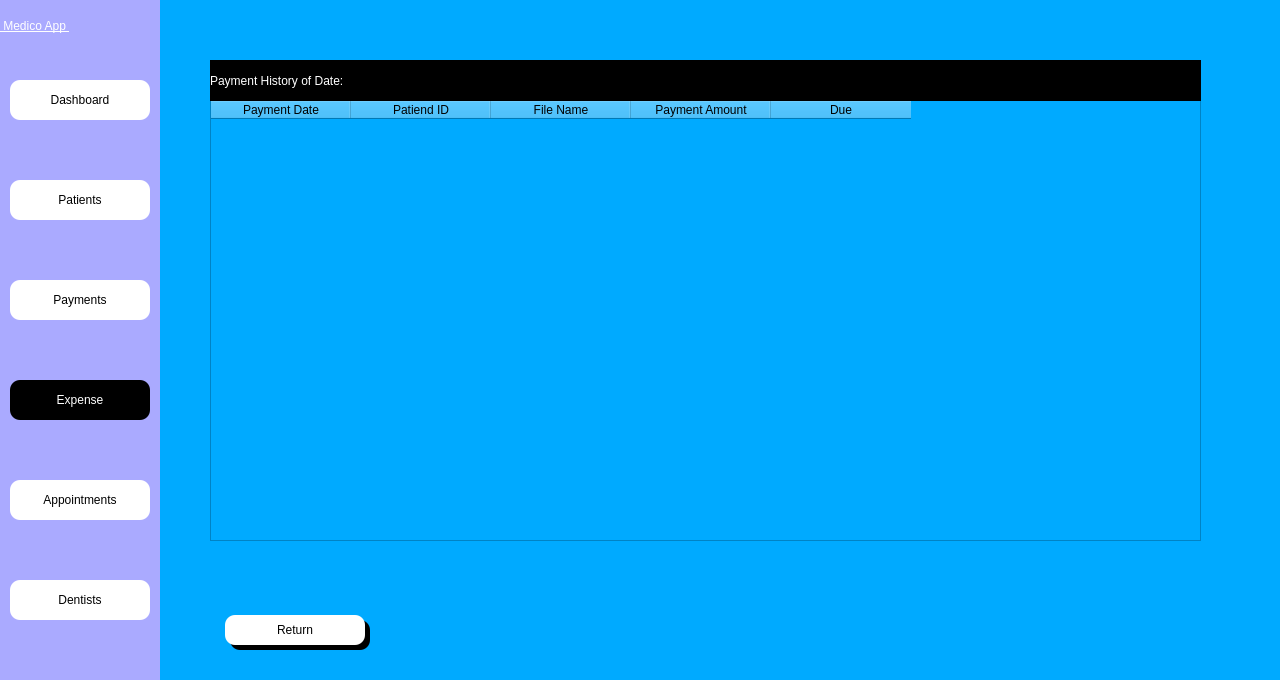
<?xml version="1.0" encoding="UTF-8"?>
<ui version="4.0">
 <class>Dialog</class>
 <widget class="QDialog" name="Dialog">
  <property name="geometry">
   <rect>
    <x>0</x>
    <y>0</y>
    <width>1280</width>
    <height>680</height>
   </rect>
  </property>
  <property name="windowTitle">
   <string>Dialog</string>
  </property>
  <property name="styleSheet">
   <string notr="true">background-color: rgb(0, 170, 255);</string>
  </property>
  <widget class="QWidget" name="side_bar" native="true">
   <property name="geometry">
    <rect>
     <x>0</x>
     <y>0</y>
     <width>160</width>
     <height>681</height>
    </rect>
   </property>
   <property name="styleSheet">
    <string notr="true">background-color: rgb(170, 255, 255);
background-color: rgb(170, 170, 255);</string>
   </property>
   <widget class="QPushButton" name="patient_btn">
    <property name="geometry">
     <rect>
      <x>10</x>
      <y>180</y>
      <width>140</width>
      <height>40</height>
     </rect>
    </property>
    <property name="styleSheet">
     <string notr="true">QPushButton{


font:  14pt &quot;Segoe UI &quot;;
background-color: rgb(255, 255, 255);
border-top-left-radius:10px;
border-bottom-left-radius:10px;
border-top-right-radius:10px;
border-bottom-right-radius:10px;}
QPushButton:hover{
	background-color: rgb(161, 161, 161);
	color: rgb(255, 255, 255);
}</string>
    </property>
    <property name="text">
     <string>Patients</string>
    </property>
    <property name="icon">
     <iconset>
      <normaloff>../Medico_modern/patientdownload .png</normaloff>../Medico_modern/patientdownload .png</iconset>
    </property>
   </widget>
   <widget class="QPushButton" name="appointment_btn">
    <property name="geometry">
     <rect>
      <x>10</x>
      <y>480</y>
      <width>140</width>
      <height>40</height>
     </rect>
    </property>
    <property name="styleSheet">
     <string notr="true">QPushButton{


font:  14pt &quot;Segoe UI &quot;;
background-color: rgb(255, 255, 255);
border-top-left-radius:10px;
border-bottom-left-radius:10px;
border-top-right-radius:10px;
border-bottom-right-radius:10px;}
QPushButton:hover{
	background-color: rgb(161, 161, 161);
	color: rgb(255, 255, 255);
}</string>
    </property>
    <property name="text">
     <string>Appointments</string>
    </property>
    <property name="icon">
     <iconset>
      <normaloff>../Medico_modern/appointmentdownload (1).png</normaloff>../Medico_modern/appointmentdownload (1).png</iconset>
    </property>
   </widget>
   <widget class="QPushButton" name="dentist_btn">
    <property name="geometry">
     <rect>
      <x>10</x>
      <y>580</y>
      <width>140</width>
      <height>40</height>
     </rect>
    </property>
    <property name="styleSheet">
     <string notr="true">QPushButton{


font:  14pt &quot;Segoe UI &quot;;
background-color: rgb(255, 255, 255);
border-top-left-radius:10px;
border-bottom-left-radius:10px;
border-top-right-radius:10px;
border-bottom-right-radius:10px;}
QPushButton:hover{
	background-color: rgb(161, 161, 161);
	color: rgb(255, 255, 255);
}</string>
    </property>
    <property name="text">
     <string>Dentists</string>
    </property>
    <property name="icon">
     <iconset>
      <normaloff>../Medico_modern/dentistimages.png</normaloff>../Medico_modern/dentistimages.png</iconset>
    </property>
   </widget>
   <widget class="QPushButton" name="payment_btn">
    <property name="geometry">
     <rect>
      <x>10</x>
      <y>280</y>
      <width>140</width>
      <height>40</height>
     </rect>
    </property>
    <property name="styleSheet">
     <string notr="true">QPushButton{


font:  14pt &quot;Segoe UI &quot;;
background-color: rgb(255, 255, 255);
border-top-left-radius:10px;
border-bottom-left-radius:10px;
border-top-right-radius:10px;
border-bottom-right-radius:10px;}
QPushButton:hover{
	background-color: rgb(161, 161, 161);
	color: rgb(255, 255, 255);
}</string>
    </property>
    <property name="text">
     <string>Payments</string>
    </property>
    <property name="icon">
     <iconset>
      <normaloff>../Medico_modern/billingdownload (1).png</normaloff>../Medico_modern/billingdownload (1).png</iconset>
    </property>
   </widget>
   <widget class="QPushButton" name="expense_btn">
    <property name="geometry">
     <rect>
      <x>10</x>
      <y>380</y>
      <width>140</width>
      <height>40</height>
     </rect>
    </property>
    <property name="styleSheet">
     <string notr="true">
QPushButton{


font:  14pt &quot;Segoe UI &quot;;
background-color: rgb(255, 255, 255);
border-top-left-radius:10px;
border-bottom-left-radius:10px;
border-top-right-radius:10px;
border-bottom-right-radius:10px;

	background-color: rgb(0, 0, 0);
	color: rgb(255, 255, 255);
}

QPushButton:hover{
	background-color: rgb(161, 161, 161);
	color: rgb(255, 255, 255);
}
</string>
    </property>
    <property name="text">
     <string>Expense</string>
    </property>
    <property name="icon">
     <iconset>
      <normaloff>../Medico_modern/billingdownload (1).png</normaloff>../Medico_modern/billingdownload (1).png</iconset>
    </property>
   </widget>
   <widget class="QPushButton" name="dash_btn">
    <property name="geometry">
     <rect>
      <x>10</x>
      <y>80</y>
      <width>140</width>
      <height>40</height>
     </rect>
    </property>
    <property name="styleSheet">
     <string notr="true">QPushButton{


font:  14pt &quot;Segoe UI &quot;;
background-color: rgb(255, 255, 255);
border-top-left-radius:10px;
border-bottom-left-radius:10px;
border-top-right-radius:10px;
border-bottom-right-radius:10px;}
QPushButton:hover{
	background-color: rgb(161, 161, 161);
	color: rgb(255, 255, 255);
}</string>
    </property>
    <property name="text">
     <string>Dashboard</string>
    </property>
    <property name="icon">
     <iconset>
      <normaloff>../Medico_modern/patientdownload .png</normaloff>../Medico_modern/patientdownload .png</iconset>
    </property>
   </widget>
   <widget class="QLabel" name="label_4">
    <property name="geometry">
     <rect>
      <x>0</x>
      <y>0</y>
      <width>161</width>
      <height>51</height>
     </rect>
    </property>
    <property name="styleSheet">
     <string notr="true">font: 20pt &quot;MS Shell Dlg 2&quot;;
font: 75 20pt &quot;MS Shell Dlg 2&quot;;
text-decoration: underline;
font: 22pt &quot;MS Shell Dlg 2&quot;;
background-color: rgba(255, 255, 255,0);
color: rgb(255, 255, 255);
</string>
    </property>
    <property name="text">
     <string> Medico App </string>
    </property>
   </widget>
  </widget>
  <widget class="QTableWidget" name="expenseTable">
   <property name="geometry">
    <rect>
     <x>210</x>
     <y>100</y>
     <width>991</width>
     <height>441</height>
    </rect>
   </property>
   <property name="styleSheet">
    <string notr="true">background-color: rgba(255, 255, 255,.9);

font:  12pt &quot;Segoe UI &quot;;</string>
   </property>
   <attribute name="horizontalHeaderDefaultSectionSize">
    <number>140</number>
   </attribute>
   <column>
    <property name="text">
     <string>Payment Date</string>
    </property>
   </column>
   <column>
    <property name="text">
     <string>Patiend ID</string>
    </property>
   </column>
   <column>
    <property name="text">
     <string>File Name</string>
    </property>
   </column>
   <column>
    <property name="text">
     <string>Payment Amount</string>
    </property>
   </column>
   <column>
    <property name="text">
     <string>Due</string>
    </property>
   </column>
  </widget>
  <widget class="QLabel" name="expense_title">
   <property name="geometry">
    <rect>
     <x>210</x>
     <y>60</y>
     <width>991</width>
     <height>41</height>
    </rect>
   </property>
   <property name="styleSheet">
    <string notr="true">
color: rgb(255, 255, 255);
background-color: rgb(0, 0, 0);

font:  14pt &quot;Segoe UI &quot;;</string>
   </property>
   <property name="text">
    <string>Payment History of Date: </string>
   </property>
  </widget>
  <widget class="QPushButton" name="return_btn">
   <property name="geometry">
    <rect>
     <x>225</x>
     <y>615</y>
     <width>140</width>
     <height>30</height>
    </rect>
   </property>
   <property name="styleSheet">
    <string notr="true">QPushButton{


font:  14pt &quot;Segoe UI &quot;;
background-color: rgb(255, 255, 255);
border-top-left-radius:10px;
border-bottom-left-radius:10px;
border-top-right-radius:10px;
border-bottom-right-radius:10px;}
QPushButton:hover{
	background-color: rgb(161, 161, 161);
	color: rgb(255, 255, 255);
}</string>
   </property>
   <property name="text">
    <string>Return</string>
   </property>
   <property name="icon">
    <iconset>
     <normaloff>../Medico_modern/billingdownload (1).png</normaloff>../Medico_modern/billingdownload (1).png</iconset>
   </property>
  </widget>
  <widget class="QLabel" name="label_3">
   <property name="geometry">
    <rect>
     <x>230</x>
     <y>620</y>
     <width>140</width>
     <height>30</height>
    </rect>
   </property>
   <property name="styleSheet">
    <string notr="true">background-color: rgb(0, 0, 0);
font: 12pt &quot;MS Shell Dlg 2&quot;;
border-top-left-radius:10px;
border-bottom-left-radius:10px;
border-top-right-radius:10px;
border-bottom-right-radius:10px;
color: rgb(255, 255, 255);
</string>
   </property>
   <property name="text">
    <string/>
   </property>
  </widget>
  <widget class="QLabel" name="label">
   <property name="geometry">
    <rect>
     <x>160</x>
     <y>0</y>
     <width>1121</width>
     <height>680</height>
    </rect>
   </property>
   <property name="text">
    <string/>
   </property>
   <property name="pixmap">
    <pixmap>../Images/the-humble-co-cADflhZzgyo-unsplash.jpg</pixmap>
   </property>
   <property name="scaledContents">
    <bool>true</bool>
   </property>
  </widget>
  <zorder>label</zorder>
  <zorder>side_bar</zorder>
  <zorder>expenseTable</zorder>
  <zorder>expense_title</zorder>
  <zorder>label_3</zorder>
  <zorder>return_btn</zorder>
 </widget>
 <resources/>
 <connections/>
</ui>
